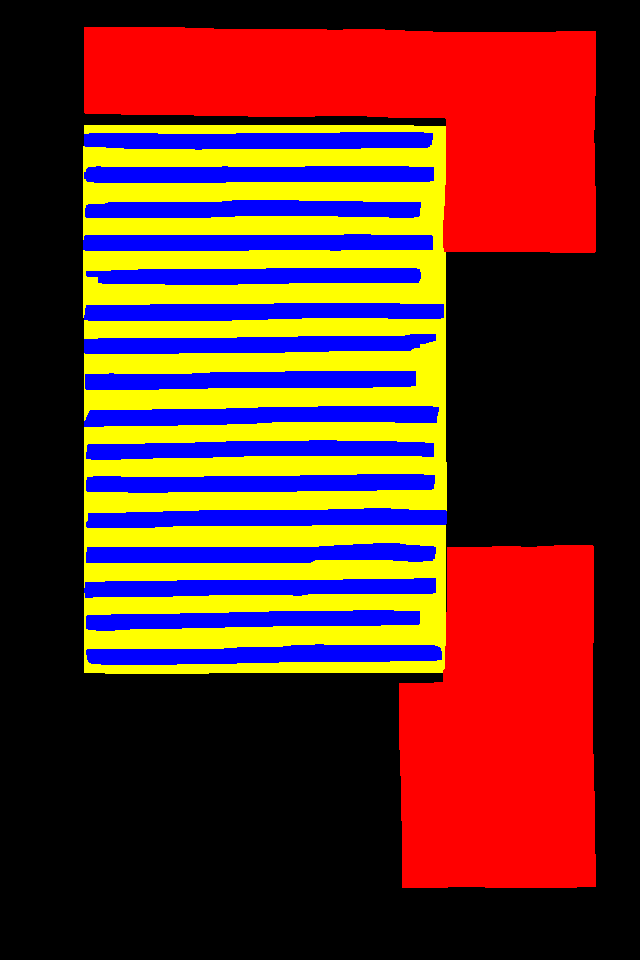
#> input picture preprocessing/my_image.jpg, 640 x 960 px
$ python segmentation.py
#> lines starting #> are read from the running program, lines starting #| are printed output that depends on the picture; after the words box and inside, x2 and y2 are one past the last pixel; in counts of white or black regions, pixels touching at a corner belong together
from PIL import ImageFilter, Image
from PIL import ImageDraw
import cv2
import numpy as np

# Charger l'image
image = Image.open("my_image.jpg")
#> image is the input picture: PIL image 640x960 P; mean R, G, B 98.1, 46.4, 36

# Convertir l'image en mode RGB si elle n'est pas déjà en RGB
image = image.convert("RGB")

# Obtenir les dimensions de l'image
largeur, hauteur = image.size
#> largeur = 640; hauteur = 960

image_red = Image.new('RGB', (largeur, hauteur), color='black')
#> image_red: PIL image 640x960 RGB; every value is 0
image_light_blue = Image.new('RGB', (largeur, hauteur), color='black')
image_blue = Image.new('RGB', (largeur, hauteur), color='black')
image_purple = Image.new('RGB', (largeur, hauteur), color='black')

# Parcourir tous les pixels de l'image
for x in range(largeur):
    for y in range(hauteur):
        # Récupérer la couleur du pixel
        r, g, b = image.getpixel((x, y))

        # Vérifier si le pixel est rouge pur (255, 0, 0)
        if (r, g, b) == (255, 0, 0):
            image_red.putpixel((x, y), (255, 0, 0))
        elif (r, g, b) == (0, 255, 255):
            image_light_blue.putpixel((x, y), (0, 255, 255))
        elif (r, g, b) == (0, 0, 255):
            image_blue.putpixel((x, y), (0, 0, 255))
        elif (r, g, b) == (255, 0, 255):
            image_purple.putpixel((x, y), (255, 0, 255))
        else : pass
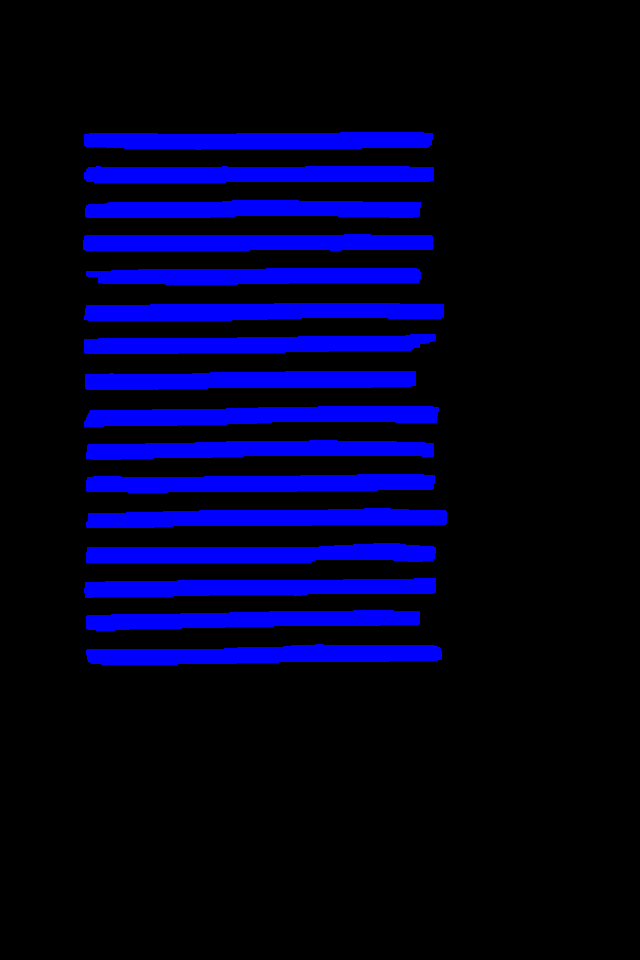
#> image_blue: PIL image 640x960 RGB; mean R, G, B 0, 0, 36
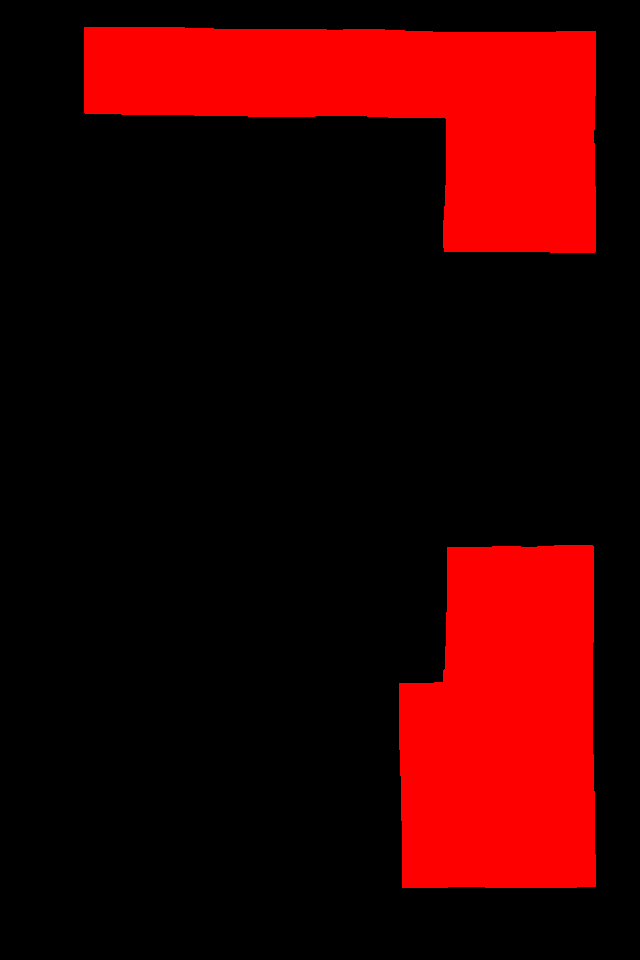
#> image_red: PIL image 640x960 RGB; mean R, G, B 51.7, 0, 0


def find_corner(image):
    gray_image = image.convert("L")
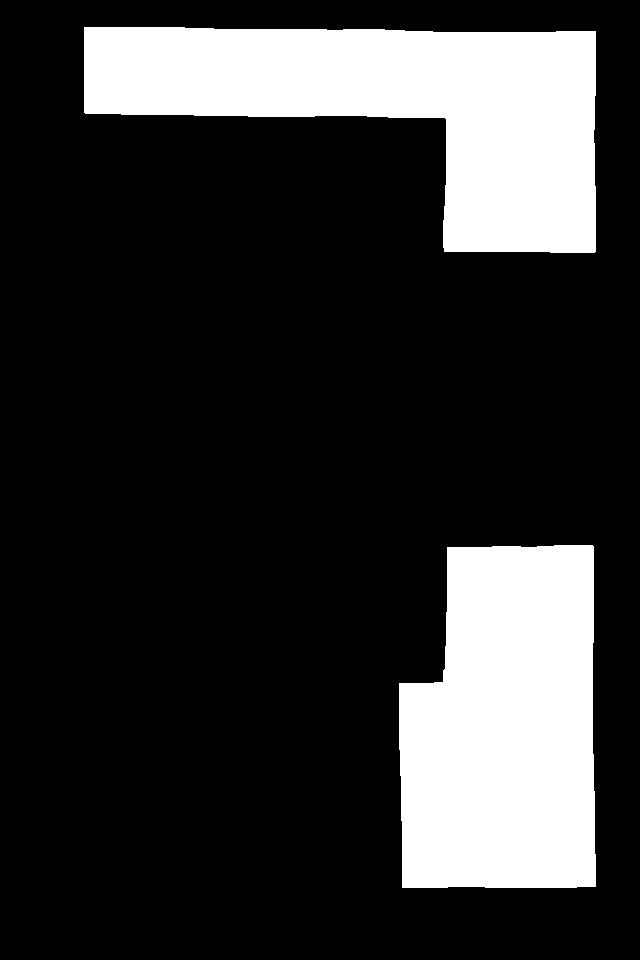
#> gray_image: PIL image 640x960 L; values 0 (black) and 76 (white), 20.3% white; 2 white regions, box (x1, y1, x2, y2) and area: (84, 27, 596, 253) 64774, (399, 545, 596, 888) 59883

    # Détection de contours
    contour_image = gray_image.filter(ImageFilter.FIND_EDGES)
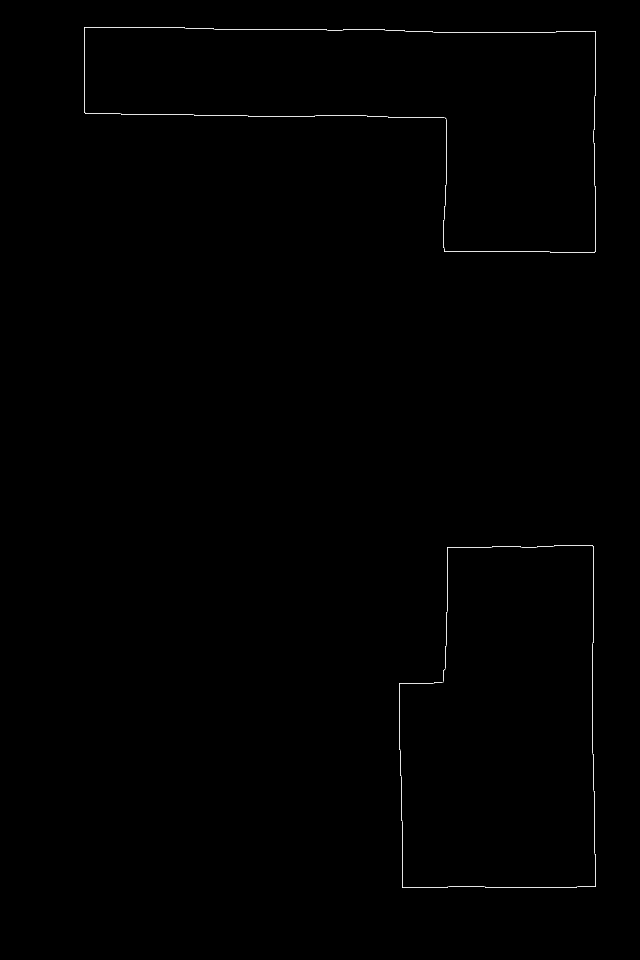
#> contour_image: PIL image 640x960 L; min 0, max 255, mean 0.9

    # Détection de coins
    corners = cv2.goodFeaturesToTrack(np.array(contour_image), maxCorners=100, qualityLevel=0.2, minDistance=10)
#> corners = 13 rows, first 8: [404, 885], [593, 884], [401, 685], [441, 680], [449, 549], [593, 33], [86, 29], [444, 251]

    # Créer un objet ImageDraw pour dessiner sur l'image
    draw = ImageDraw.Draw(image)

    # Dessiner les coins détectés
    for corner in corners:
        x, y = corner[0]
        draw.ellipse((x-2, y-2, x+2, y+2), fill="white")  # dessiner un petit cercle aux coordonnées du coin
#> this loop made 13 passes
#> (x, y) on passes 1 to 12: (404, 885), (593, 884), (401, 685), (441, 680), (449, 549), (593, 33), (86, 29), (444, 251), (591, 547), (593, 250), (86, 111), (444, 119)

    return image


# Enregistrer l'image modifiée

find_corner(image_red).save("image_rouge.jpg")
find_corner(image_light_blue).save("image_bc.jpg")
#> in find_corner (call 2), `gray_image = image.convert("L")`: gray_image: PIL image 640x960 L; every value is 0
#> (the run stopped early here; a loop or call above may not have finished)
